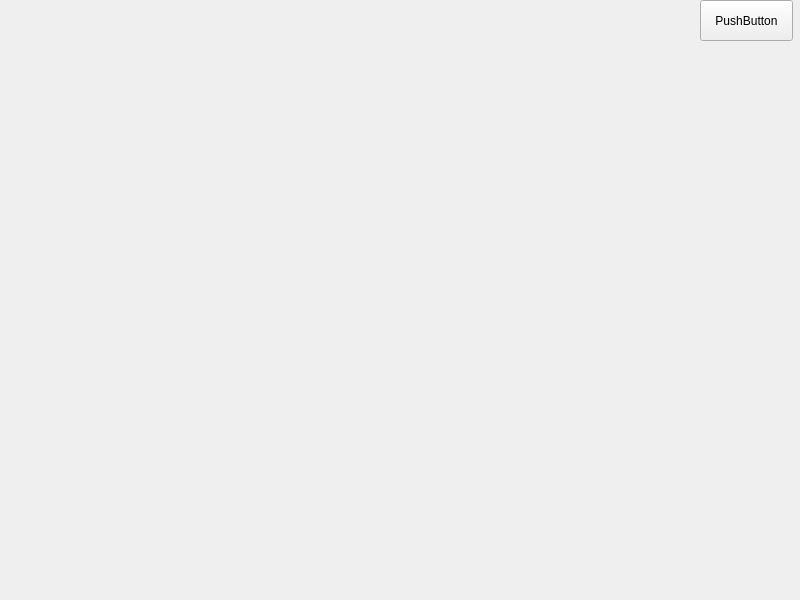
<?xml version="1.0" encoding="UTF-8"?>
<ui version="4.0">
 <class>Chats</class>
 <widget class="QWidget" name="Chats">
  <property name="geometry">
   <rect>
    <x>0</x>
    <y>0</y>
    <width>800</width>
    <height>600</height>
   </rect>
  </property>
  <property name="windowTitle">
   <string>Form</string>
  </property>
  <widget class="QPushButton" name="AccountBtn">
   <property name="geometry">
    <rect>
     <x>700</x>
     <y>0</y>
     <width>93</width>
     <height>41</height>
    </rect>
   </property>
   <property name="text">
    <string>PushButton</string>
   </property>
  </widget>
  <widget class="QWidget" name="verticalLayoutWidget">
   <property name="geometry">
    <rect>
     <x>20</x>
     <y>20</y>
     <width>251</width>
     <height>561</height>
    </rect>
   </property>
   <layout class="QVBoxLayout" name="ListChats">
    <property name="sizeConstraint">
     <enum>QLayout::SizeConstraint::SetMaximumSize</enum>
    </property>
   </layout>
  </widget>
  <widget class="QWidget" name="verticalLayoutWidget_2">
   <property name="geometry">
    <rect>
     <x>290</x>
     <y>50</y>
     <width>501</width>
     <height>531</height>
    </rect>
   </property>
   <layout class="QVBoxLayout" name="ChatLayout"/>
  </widget>
 </widget>
 <resources/>
 <connections/>
</ui>
